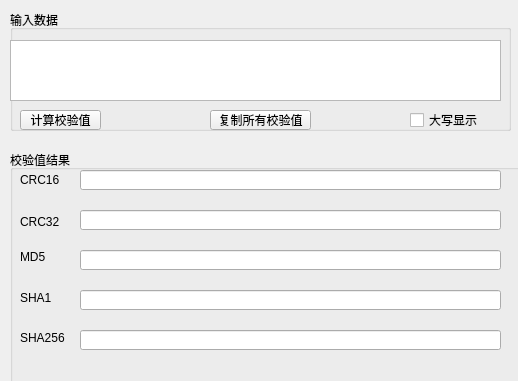
<?xml version="1.0" encoding="UTF-8"?>
<ui version="4.0">
 <class>FormChildDataValidation</class>
 <widget class="QWidget" name="FormChildDataValidation">
  <property name="geometry">
   <rect>
    <x>0</x>
    <y>0</y>
    <width>518</width>
    <height>381</height>
   </rect>
  </property>
  <property name="windowTitle">
   <string>Form</string>
  </property>
  <widget class="QTextEdit" name="checksumInputEdit">
   <property name="geometry">
    <rect>
     <x>10</x>
     <y>40</y>
     <width>491</width>
     <height>61</height>
    </rect>
   </property>
  </widget>
  <widget class="QGroupBox" name="groupBox">
   <property name="geometry">
    <rect>
     <x>10</x>
     <y>10</y>
     <width>501</width>
     <height>121</height>
    </rect>
   </property>
   <property name="title">
    <string>输入数据</string>
   </property>
   <widget class="QCheckBox" name="upperCaseCheckBox">
    <property name="geometry">
     <rect>
      <x>400</x>
      <y>100</y>
      <width>91</width>
      <height>20</height>
     </rect>
    </property>
    <property name="text">
     <string>大写显示</string>
    </property>
   </widget>
   <widget class="QPushButton" name="copyHashButton">
    <property name="geometry">
     <rect>
      <x>200</x>
      <y>100</y>
      <width>101</width>
      <height>20</height>
     </rect>
    </property>
    <property name="text">
     <string>复制所有校验值</string>
    </property>
   </widget>
   <widget class="QPushButton" name="calculateButton">
    <property name="geometry">
     <rect>
      <x>10</x>
      <y>100</y>
      <width>81</width>
      <height>20</height>
     </rect>
    </property>
    <property name="text">
     <string>计算校验值</string>
    </property>
   </widget>
  </widget>
  <widget class="QGroupBox" name="groupBox_2">
   <property name="geometry">
    <rect>
     <x>10</x>
     <y>150</y>
     <width>518</width>
     <height>381</height>
    </rect>
   </property>
   <property name="title">
    <string>校验值结果</string>
   </property>
   <widget class="QLineEdit" name="sha256Edit">
    <property name="geometry">
     <rect>
      <x>70</x>
      <y>180</y>
      <width>421</width>
      <height>20</height>
     </rect>
    </property>
   </widget>
   <widget class="QLabel" name="label_7">
    <property name="geometry">
     <rect>
      <x>10</x>
      <y>180</y>
      <width>51</width>
      <height>16</height>
     </rect>
    </property>
    <property name="text">
     <string>SHA256</string>
    </property>
    <property name="textFormat">
     <enum>Qt::MarkdownText</enum>
    </property>
   </widget>
   <widget class="QLineEdit" name="sha1Edit">
    <property name="geometry">
     <rect>
      <x>70</x>
      <y>140</y>
      <width>421</width>
      <height>20</height>
     </rect>
    </property>
   </widget>
   <widget class="QLineEdit" name="md5Edit">
    <property name="geometry">
     <rect>
      <x>70</x>
      <y>100</y>
      <width>421</width>
      <height>20</height>
     </rect>
    </property>
   </widget>
   <widget class="QLineEdit" name="crc32Edit">
    <property name="geometry">
     <rect>
      <x>70</x>
      <y>60</y>
      <width>421</width>
      <height>20</height>
     </rect>
    </property>
   </widget>
   <widget class="QLineEdit" name="crc16Edit">
    <property name="geometry">
     <rect>
      <x>70</x>
      <y>20</y>
      <width>421</width>
      <height>20</height>
     </rect>
    </property>
   </widget>
   <widget class="QLabel" name="label_6">
    <property name="geometry">
     <rect>
      <x>10</x>
      <y>140</y>
      <width>51</width>
      <height>16</height>
     </rect>
    </property>
    <property name="text">
     <string>SHA1</string>
    </property>
   </widget>
   <widget class="QLabel" name="label_5">
    <property name="geometry">
     <rect>
      <x>10</x>
      <y>97</y>
      <width>51</width>
      <height>20</height>
     </rect>
    </property>
    <property name="text">
     <string>MD5</string>
    </property>
   </widget>
   <widget class="QLabel" name="label_4">
    <property name="geometry">
     <rect>
      <x>10</x>
      <y>62</y>
      <width>51</width>
      <height>20</height>
     </rect>
    </property>
    <property name="text">
     <string>CRC32</string>
    </property>
   </widget>
   <widget class="QLabel" name="label_3">
    <property name="geometry">
     <rect>
      <x>10</x>
      <y>22</y>
      <width>51</width>
      <height>16</height>
     </rect>
    </property>
    <property name="text">
     <string>CRC16</string>
    </property>
   </widget>
  </widget>
  <zorder>groupBox</zorder>
  <zorder>groupBox_2</zorder>
  <zorder>checksumInputEdit</zorder>
 </widget>
 <resources/>
 <connections/>
</ui>
